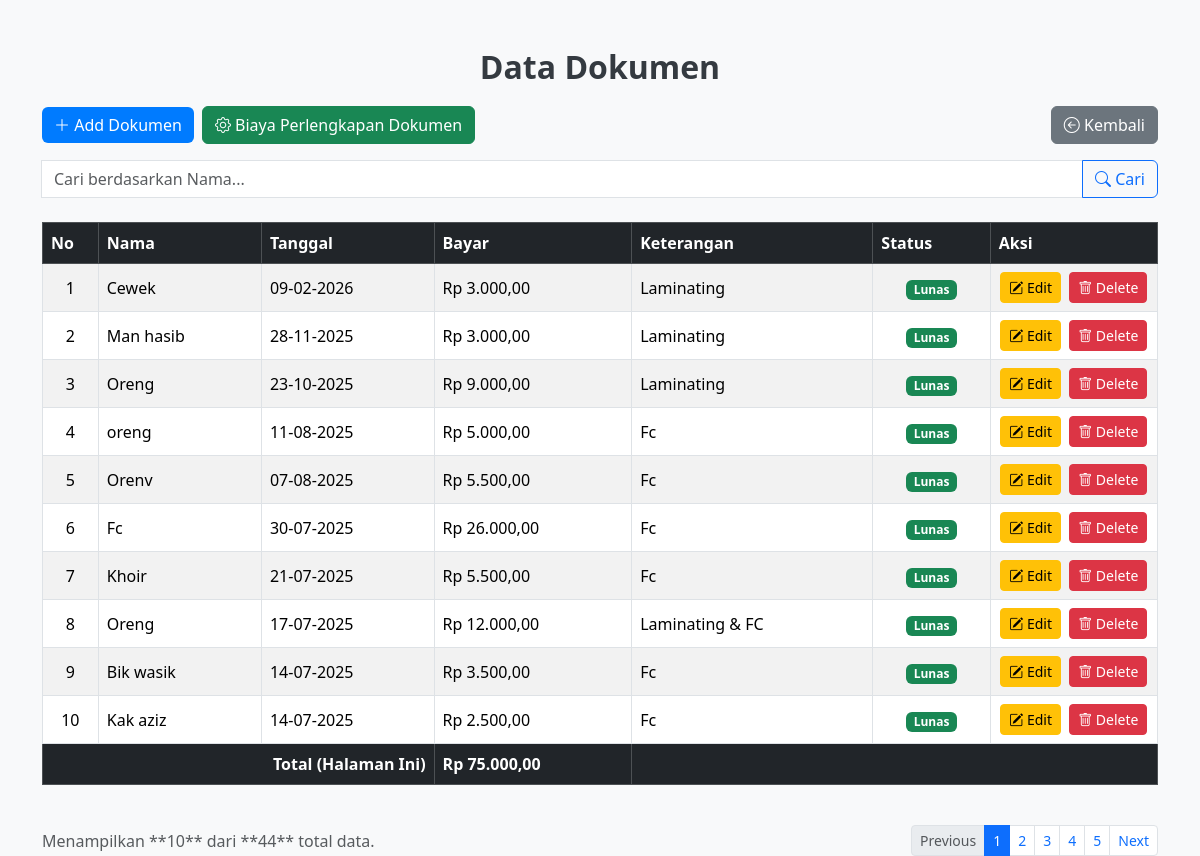
The page /dokumen/dokumen.php on the database its author committed.
### tables this page shows
CREATE TABLE `dokumen` (
  `id` int(11) NOT NULL,
  `nama` varchar(255) NOT NULL,
  `tanggal` date NOT NULL,
  `bayar` decimal(10,2) NOT NULL,
  `keterangan` text DEFAULT NULL,
  `status` enum('Hutang','Lunas') NOT NULL,
  `tanggal_lunas` datetime DEFAULT NULL
);

### dokumen/dokumen.php (the view, shortened to what this page needs)
<?php
include '../koneksi.php';
function formatRupiah($angka)
{
    return 'Rp ' . number_format($angka, 2, ',', '.');
}
function formatTanggal($tanggal)
{
    return date('d-m-Y', strtotime($tanggal));
}
$limit = 10;
$page = isset($_GET['halaman']) ? (int)$_GET['halaman'] : 1;
$page = max(1, $page);
$start = ($page * $limit) - $limit;
$search_query = isset($_GET['cari']) ? $_GET['cari'] : '';
$where_clause = '';
$total_query = "SELECT COUNT(id) AS total FROM dokumen" . $where_clause;
$total_result = $conn->query($total_query);
$total_rows = $total_result->fetch_assoc()['total'];
$total_pages = ceil($total_rows / $limit);
$query = "SELECT * FROM dokumen" . $where_clause . " ORDER BY id DESC LIMIT $start, $limit";
$result = $conn->query($query);
$total_bayar_halaman = 0;
function displayPagination($currentPage, $totalPages, $searchQuery)
{
    $url_params = !empty($searchQuery) ? '&cari=' . urlencode($searchQuery) : '';
    $link_base = "?halaman=";
    $max_links = 5;
    $range = floor($max_links / 2);
    $start_display = $currentPage - $range;
    $end_display = $currentPage + $range;
    $start_page = 1;
    if ($start_display < $start_page) {
        $end_display += ($start_page - $start_display);
        $start_display = $start_page;
    }
    echo '<ul class="pagination pagination-sm mb-0">';
    $disabled = ($currentPage <= 1) ? 'disabled' : '';
    echo "<li class=\"page-item {$disabled}\"><a class=\"page-link\" href=\"{$link_base}" . ($currentPage - 1) . $url_params . "\">Previous</a></li>";
    for ($i = $start_display; $i <= $end_display; $i++) {
        $active = ($currentPage == $i) ? 'active' : '';
        echo "<li class=\"page-item {$active}\"><a class=\"page-link\" href=\"{$link_base}{$i}{$url_params}\">{$i}</a></li>";
    }
    $disabled = ($currentPage >= $totalPages) ? 'disabled' : '';
    echo "<li class=\"page-item {$disabled}\"><a class=\"page-link\" href=\"{$link_base}" . ($currentPage + 1) . $url_params . "\">Next</a></li>";
    echo '</ul>';
}
?>
<!DOCTYPE html>
<html lang="en">
<head>
    <link href="https://cdn.jsdelivr.net/npm/bootstrap@5.3.3/dist/css/bootstrap.min.css" rel="stylesheet">
    <link href="https://cdn.jsdelivr.net/npm/bootstrap-icons@1.10.5/font/bootstrap-icons.css" rel="stylesheet">
</head>
<body>
    <div class="container mt-5">
        <h2>Data Dokumen</h2>
        <div class="d-flex align-items-center gap-2 mb-3">
            <a href="tambah_dokumen.php" class="btn btn-primary"><i class="bi bi-plus-lg"></i> Add Dokumen</a>
            <a href="../perlengkapan/perlengkapan.php" class="btn btn-success"><i class="bi bi-gear"></i> Biaya Perlengkapan Dokumen</a>
            <a href="../index.php" class="btn btn-secondary ms-auto"><i class="bi bi-arrow-left-circle"></i> Kembali</a>
        </div>
        <form action="" method="GET" class="mb-4">
            <div class="input-group">
                <input type="text" class="form-control" placeholder="Cari berdasarkan Nama..." name="cari"
                    value="<?= htmlspecialchars($search_query) ?>">
                <button class="btn btn-outline-primary" type="submit">
                    <i class="bi bi-search"></i> Cari
                </button>
            </div>
        </form>
        <div class="table-container">
            <table class="table table-striped table-bordered table-hover align-middle">
                <thead class="table-dark">
                    <tr>
                        <th style="width: 5%;">No</th>
                        <th>Nama</th>
                        <th>Tanggal</th>
                        <th>Bayar</th>
                        <th>Keterangan</th>
                        <th>Status</th>
                        <th style="width: 15%;">Aksi</th>
                    </tr>
                </thead>
                <tbody>
                    <?php
                    $no = $start + 1;
                    if ($result->num_rows > 0):
                        while ($row = $result->fetch_assoc()):
                            $total_bayar_halaman += $row['bayar'];
                    ?>
                            <tr>
                                <td class="text-center"><?= $no++ ?></td>
                                <td><?= htmlspecialchars($row['nama']) ?></td>
                                <td><?= formatTanggal($row['tanggal']) ?></td>
                                <td><?= formatRupiah($row['bayar']) ?></td>
                                <td><?= htmlspecialchars($row['keterangan']) ?></td>
                                <td class="text-center">
                                    <span class="badge bg-<?= $row['status'] == 'Lunas' ? 'success' : 'danger' ?>">
                                        <?= htmlspecialchars($row['status']) ?>
                                    </span>
                                </td>
                                <td class="text-center">
                                    <a href="edit_dokumen.php?id=<?= $row['id'] ?>" class="btn btn-warning btn-sm me-1"><i class="bi bi-pencil-square"></i> Edit</a>
                                    <a href="delete_dokumen.php?id=<?= $row['id'] ?>" class="btn btn-danger btn-sm" onclick="return confirm('Apakah Anda yakin ingin menghapus data ini?')"><i class="bi bi-trash"></i> Delete</a>
                                </td>
                            </tr>
                        <?php endwhile;
                    endif; ?>
                </tbody>
                <tfoot class="table-dark">
                    <tr>
                        <th colspan="3" class="text-end">Total (Halaman Ini)</th>
                        <th><?= formatRupiah($total_bayar_halaman) ?></th>
                        <th colspan="3"></th>
                    </tr>
                </tfoot>
            </table>
        </div>
        <?php if ($total_pages > 1 || !empty($search_query)): ?>
            <div class="d-flex justify-content-between align-items-center mt-4">
                <p class="mb-0 text-muted">
                    Menampilkan **<?= $result->num_rows ?>** dari **<?= $total_rows ?>** total data.
                </p>
                <nav aria-label="Page navigation">
                    <?php displayPagination($page, $total_pages, $search_query); ?>
                </nav>
            </div>
        <?php endif; ?>
    </div>
</body>
</html>

### dokumen/dokumen.php (style rules this page uses)
body { background-color: #f8f9fa; }
.table-container { overflow-x: auto; }
h2 { color: #343a40; font-weight: bold; text-align: center; margin-bottom: 20px; }
.btn-primary { background-color: #007bff; border: none; }

### rows shown on the page
dokumen: nama "Cewek", tanggal "09-02-2026", bayar "Rp 3.000,00", keterangan "Laminating", status "Lunas"
dokumen: nama "Man hasib", tanggal "28-11-2025", bayar "Rp 3.000,00", keterangan "Laminating", status "Lunas"
dokumen: nama "Oreng", tanggal "23-10-2025", bayar "Rp 9.000,00", keterangan "Laminating", status "Lunas"
dokumen: nama "oreng", tanggal "11-08-2025", bayar "Rp 5.000,00", keterangan "Fc", status "Lunas"
dokumen: nama "Orenv", tanggal "07-08-2025", bayar "Rp 5.500,00", keterangan "Fc", status "Lunas"
dokumen: nama "Fc", tanggal "30-07-2025", bayar "Rp 26.000,00", keterangan "Fc", status "Lunas"
dokumen: nama "Khoir", tanggal "21-07-2025", bayar "Rp 5.500,00", keterangan "Fc", status "Lunas"
dokumen: nama "Oreng", tanggal "17-07-2025", bayar "Rp 12.000,00", keterangan "Laminating & FC", status "Lunas"
dokumen: nama "Bik wasik", tanggal "14-07-2025", bayar "Rp 3.500,00", keterangan "Fc", status "Lunas"
dokumen: nama "Kak aziz", tanggal "14-07-2025", bayar "Rp 2.500,00", keterangan "Fc", status "Lunas"

### other values the page prints
formatRupiah($total_bayar_halaman) "Rp 75.000,00"
$result->num_rows "10"
$total_rows "44"
